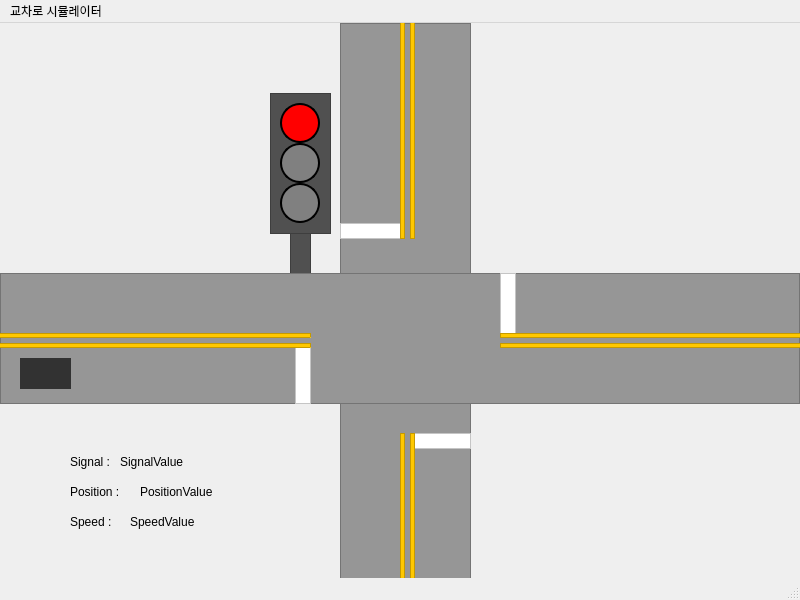
<?xml version="1.0" encoding="UTF-8"?>
<ui version="4.0">
 <class>MainWindow</class>
 <widget class="QMainWindow" name="MainWindow">
  <property name="geometry">
   <rect>
    <x>0</x>
    <y>0</y>
    <width>800</width>
    <height>600</height>
   </rect>
  </property>
  <property name="windowTitle">
   <string>MainWindow</string>
  </property>
  <widget class="QWidget" name="centralwidget">
   <widget class="QLabel" name="signalLabelValue">
    <property name="geometry">
     <rect>
      <x>120</x>
      <y>430</y>
      <width>91</width>
      <height>18</height>
     </rect>
    </property>
    <property name="text">
     <string>SignalValue</string>
    </property>
   </widget>
   <widget class="QFrame" name="horizontalRoad">
    <property name="geometry">
     <rect>
      <x>0</x>
      <y>250</y>
      <width>800</width>
      <height>131</height>
     </rect>
    </property>
    <property name="styleSheet">
     <string notr="true">background-color: rgb(150, 150, 150);</string>
    </property>
    <property name="frameShape">
     <enum>QFrame::StyledPanel</enum>
    </property>
    <property name="frameShadow">
     <enum>QFrame::Raised</enum>
    </property>
    <widget class="QFrame" name="centerLine8">
     <property name="geometry">
      <rect>
       <x>-70</x>
       <y>60</y>
       <width>381</width>
       <height>5</height>
      </rect>
     </property>
     <property name="styleSheet">
      <string notr="true">background-color: rgb(255, 200, 0);</string>
     </property>
     <property name="frameShape">
      <enum>QFrame::StyledPanel</enum>
     </property>
     <property name="frameShadow">
      <enum>QFrame::Raised</enum>
     </property>
    </widget>
    <widget class="QFrame" name="centerLine7">
     <property name="geometry">
      <rect>
       <x>-30</x>
       <y>70</y>
       <width>341</width>
       <height>5</height>
      </rect>
     </property>
     <property name="styleSheet">
      <string notr="true">background-color: rgb(255, 200, 0);</string>
     </property>
     <property name="frameShape">
      <enum>QFrame::StyledPanel</enum>
     </property>
     <property name="frameShadow">
      <enum>QFrame::Raised</enum>
     </property>
    </widget>
    <widget class="QFrame" name="stopLine4">
     <property name="geometry">
      <rect>
       <x>295</x>
       <y>70</y>
       <width>16</width>
       <height>61</height>
      </rect>
     </property>
     <property name="styleSheet">
      <string notr="true">background-color: rgb(255, 255, 255);</string>
     </property>
     <property name="frameShape">
      <enum>QFrame::StyledPanel</enum>
     </property>
     <property name="frameShadow">
      <enum>QFrame::Raised</enum>
     </property>
    </widget>
    <widget class="QFrame" name="stopLine2">
     <property name="geometry">
      <rect>
       <x>500</x>
       <y>0</y>
       <width>16</width>
       <height>61</height>
      </rect>
     </property>
     <property name="styleSheet">
      <string notr="true">background-color: rgb(255, 255, 255);</string>
     </property>
     <property name="frameShape">
      <enum>QFrame::StyledPanel</enum>
     </property>
     <property name="frameShadow">
      <enum>QFrame::Raised</enum>
     </property>
    </widget>
    <widget class="QFrame" name="centerLine3">
     <property name="geometry">
      <rect>
       <x>500</x>
       <y>60</y>
       <width>381</width>
       <height>5</height>
      </rect>
     </property>
     <property name="styleSheet">
      <string notr="true">background-color: rgb(255, 200, 0);</string>
     </property>
     <property name="frameShape">
      <enum>QFrame::StyledPanel</enum>
     </property>
     <property name="frameShadow">
      <enum>QFrame::Raised</enum>
     </property>
    </widget>
    <widget class="QFrame" name="centerLine4">
     <property name="geometry">
      <rect>
       <x>500</x>
       <y>70</y>
       <width>381</width>
       <height>5</height>
      </rect>
     </property>
     <property name="styleSheet">
      <string notr="true">background-color: rgb(255, 200, 0);</string>
     </property>
     <property name="frameShape">
      <enum>QFrame::StyledPanel</enum>
     </property>
     <property name="frameShadow">
      <enum>QFrame::Raised</enum>
     </property>
    </widget>
    <widget class="QLabel" name="car">
     <property name="geometry">
      <rect>
       <x>20</x>
       <y>85</y>
       <width>51</width>
       <height>31</height>
      </rect>
     </property>
     <property name="autoFillBackground">
      <bool>false</bool>
     </property>
     <property name="styleSheet">
      <string notr="true">background-color: rgb(50, 50, 50);</string>
     </property>
     <property name="text">
      <string/>
     </property>
    </widget>
    <zorder>stopLine2</zorder>
    <zorder>stopLine4</zorder>
    <zorder>centerLine8</zorder>
    <zorder>centerLine7</zorder>
    <zorder>centerLine3</zorder>
    <zorder>centerLine4</zorder>
    <zorder>car</zorder>
   </widget>
   <widget class="QFrame" name="verticalRoad">
    <property name="geometry">
     <rect>
      <x>340</x>
      <y>0</y>
      <width>131</width>
      <height>600</height>
     </rect>
    </property>
    <property name="styleSheet">
     <string notr="true">background-color: rgb(150, 150, 150);</string>
    </property>
    <property name="frameShape">
     <enum>QFrame::StyledPanel</enum>
    </property>
    <property name="frameShadow">
     <enum>QFrame::Raised</enum>
    </property>
    <widget class="QFrame" name="centerLine6">
     <property name="geometry">
      <rect>
       <x>60</x>
       <y>410</y>
       <width>5</width>
       <height>561</height>
      </rect>
     </property>
     <property name="styleSheet">
      <string notr="true">background-color: rgb(255, 200, 0);</string>
     </property>
     <property name="frameShape">
      <enum>QFrame::StyledPanel</enum>
     </property>
     <property name="frameShadow">
      <enum>QFrame::Raised</enum>
     </property>
    </widget>
    <widget class="QFrame" name="centerLine5">
     <property name="geometry">
      <rect>
       <x>70</x>
       <y>410</y>
       <width>5</width>
       <height>561</height>
      </rect>
     </property>
     <property name="styleSheet">
      <string notr="true">background-color: rgb(255, 200, 0);</string>
     </property>
     <property name="frameShape">
      <enum>QFrame::StyledPanel</enum>
     </property>
     <property name="frameShadow">
      <enum>QFrame::Raised</enum>
     </property>
    </widget>
    <widget class="QFrame" name="stopLine1">
     <property name="geometry">
      <rect>
       <x>0</x>
       <y>200</y>
       <width>61</width>
       <height>16</height>
      </rect>
     </property>
     <property name="styleSheet">
      <string notr="true">background-color: rgb(255, 255, 255);</string>
     </property>
     <property name="frameShape">
      <enum>QFrame::StyledPanel</enum>
     </property>
     <property name="frameShadow">
      <enum>QFrame::Raised</enum>
     </property>
    </widget>
    <widget class="QFrame" name="stopLine3">
     <property name="geometry">
      <rect>
       <x>70</x>
       <y>410</y>
       <width>61</width>
       <height>16</height>
      </rect>
     </property>
     <property name="styleSheet">
      <string notr="true">background-color: rgb(255, 255, 255);</string>
     </property>
     <property name="frameShape">
      <enum>QFrame::StyledPanel</enum>
     </property>
     <property name="frameShadow">
      <enum>QFrame::Raised</enum>
     </property>
    </widget>
    <widget class="QFrame" name="centerLine2">
     <property name="geometry">
      <rect>
       <x>70</x>
       <y>-345</y>
       <width>5</width>
       <height>561</height>
      </rect>
     </property>
     <property name="styleSheet">
      <string notr="true">background-color: rgb(255, 200, 0);</string>
     </property>
     <property name="frameShape">
      <enum>QFrame::StyledPanel</enum>
     </property>
     <property name="frameShadow">
      <enum>QFrame::Raised</enum>
     </property>
    </widget>
    <widget class="QFrame" name="centerLine1">
     <property name="geometry">
      <rect>
       <x>60</x>
       <y>-345</y>
       <width>5</width>
       <height>561</height>
      </rect>
     </property>
     <property name="styleSheet">
      <string notr="true">background-color: rgb(255, 200, 0);</string>
     </property>
     <property name="frameShape">
      <enum>QFrame::StyledPanel</enum>
     </property>
     <property name="frameShadow">
      <enum>QFrame::Raised</enum>
     </property>
    </widget>
    <zorder>stopLine3</zorder>
    <zorder>centerLine6</zorder>
    <zorder>centerLine5</zorder>
    <zorder>stopLine1</zorder>
    <zorder>centerLine2</zorder>
    <zorder>centerLine1</zorder>
   </widget>
   <widget class="QLabel" name="signalLabel">
    <property name="geometry">
     <rect>
      <x>70</x>
      <y>430</y>
      <width>66</width>
      <height>18</height>
     </rect>
    </property>
    <property name="text">
     <string>Signal : </string>
    </property>
   </widget>
   <widget class="QLabel" name="positionLabel">
    <property name="geometry">
     <rect>
      <x>70</x>
      <y>460</y>
      <width>66</width>
      <height>18</height>
     </rect>
    </property>
    <property name="text">
     <string>Position : </string>
    </property>
   </widget>
   <widget class="QLabel" name="yellowLight">
    <property name="geometry">
     <rect>
      <x>280</x>
      <y>120</y>
      <width>40</width>
      <height>40</height>
     </rect>
    </property>
    <property name="styleSheet">
     <string notr="true">background-color: gray;
border-radius: 20px;
border: 2px solid black;</string>
    </property>
    <property name="text">
     <string/>
    </property>
   </widget>
   <widget class="QLabel" name="greenLight">
    <property name="geometry">
     <rect>
      <x>280</x>
      <y>160</y>
      <width>40</width>
      <height>40</height>
     </rect>
    </property>
    <property name="styleSheet">
     <string notr="true">background-color: gray;
border-radius: 20px;
border: 2px solid black;</string>
    </property>
    <property name="text">
     <string/>
    </property>
   </widget>
   <widget class="QLabel" name="redLight">
    <property name="geometry">
     <rect>
      <x>280</x>
      <y>80</y>
      <width>40</width>
      <height>40</height>
     </rect>
    </property>
    <property name="cursor">
     <cursorShape>ArrowCursor</cursorShape>
    </property>
    <property name="styleSheet">
     <string notr="true">background-color: red;
border-radius: 20px;
border: 2px solid black;</string>
    </property>
    <property name="text">
     <string/>
    </property>
   </widget>
   <widget class="QFrame" name="trafficCover">
    <property name="geometry">
     <rect>
      <x>270</x>
      <y>70</y>
      <width>61</width>
      <height>141</height>
     </rect>
    </property>
    <property name="styleSheet">
     <string notr="true">background-color: rgb(80, 80, 80);</string>
    </property>
    <property name="frameShape">
     <enum>QFrame::StyledPanel</enum>
    </property>
    <property name="frameShadow">
     <enum>QFrame::Raised</enum>
    </property>
   </widget>
   <widget class="QFrame" name="trafficLeg">
    <property name="geometry">
     <rect>
      <x>290</x>
      <y>210</y>
      <width>21</width>
      <height>41</height>
     </rect>
    </property>
    <property name="styleSheet">
     <string notr="true">background-color: rgb(80, 80, 80);</string>
    </property>
    <property name="frameShape">
     <enum>QFrame::StyledPanel</enum>
    </property>
    <property name="frameShadow">
     <enum>QFrame::Raised</enum>
    </property>
   </widget>
   <widget class="QLabel" name="positionLabelValue">
    <property name="geometry">
     <rect>
      <x>140</x>
      <y>460</y>
      <width>101</width>
      <height>18</height>
     </rect>
    </property>
    <property name="text">
     <string>PositionValue</string>
    </property>
   </widget>
   <widget class="QLabel" name="speedLabel">
    <property name="geometry">
     <rect>
      <x>70</x>
      <y>490</y>
      <width>66</width>
      <height>18</height>
     </rect>
    </property>
    <property name="text">
     <string>Speed : </string>
    </property>
   </widget>
   <widget class="QLabel" name="speedLabelValue">
    <property name="geometry">
     <rect>
      <x>130</x>
      <y>490</y>
      <width>101</width>
      <height>18</height>
     </rect>
    </property>
    <property name="text">
     <string>SpeedValue</string>
    </property>
   </widget>
   <zorder>trafficCover</zorder>
   <zorder>signalLabelValue</zorder>
   <zorder>signalLabel</zorder>
   <zorder>positionLabel</zorder>
   <zorder>yellowLight</zorder>
   <zorder>greenLight</zorder>
   <zorder>redLight</zorder>
   <zorder>trafficLeg</zorder>
   <zorder>verticalRoad</zorder>
   <zorder>horizontalRoad</zorder>
   <zorder>positionLabelValue</zorder>
   <zorder>speedLabel</zorder>
   <zorder>speedLabelValue</zorder>
  </widget>
  <widget class="QMenuBar" name="menubar">
   <property name="geometry">
    <rect>
     <x>0</x>
     <y>0</y>
     <width>800</width>
     <height>27</height>
    </rect>
   </property>
   <widget class="QMenu" name="menu">
    <property name="title">
     <string>교차로 시뮬레이터</string>
    </property>
   </widget>
   <addaction name="menu"/>
  </widget>
  <widget class="QStatusBar" name="statusbar"/>
 </widget>
 <resources/>
 <connections/>
</ui>
